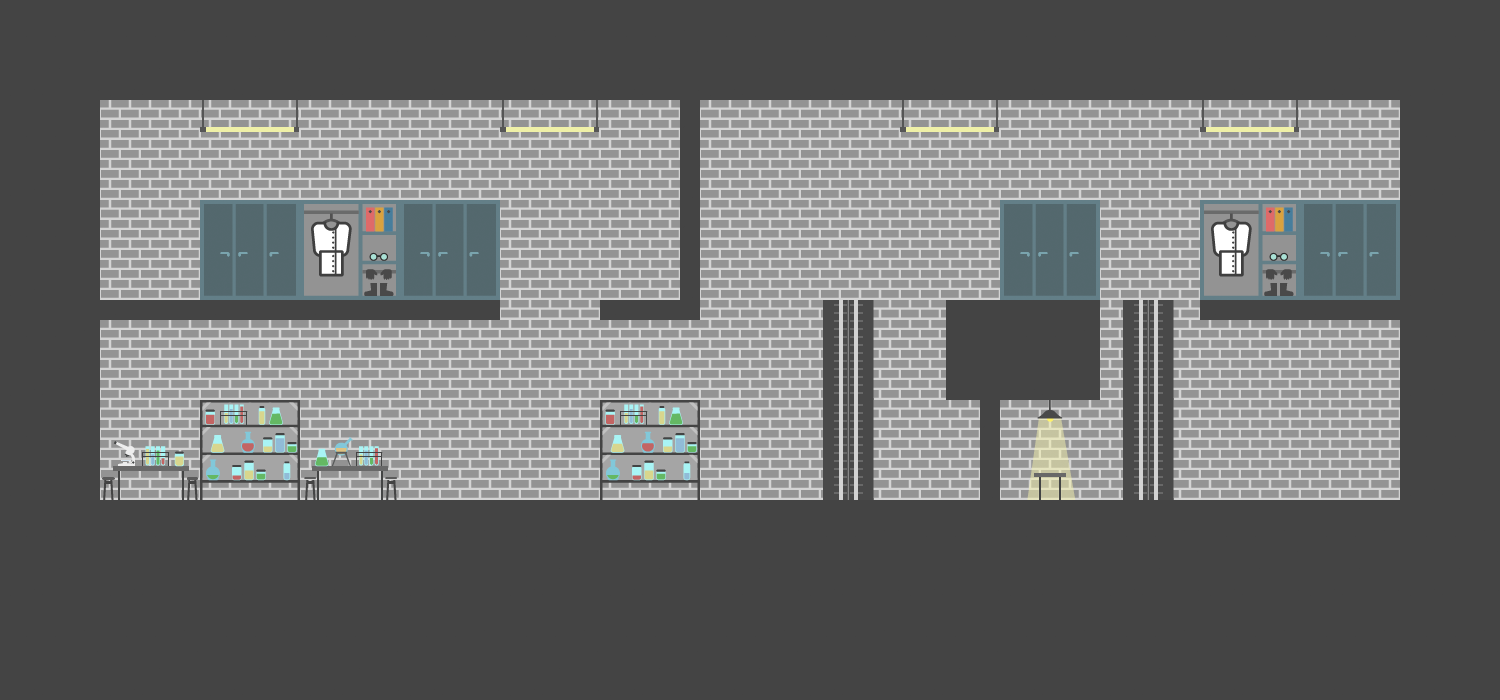

This is a level from a 2D game, rendered from its Tiled map with the project's own tilesets. A one-line summary and the map file follow, with tile-layer data summarised:
An orthogonal 15x7 tile map with 100x100 px tiles, 2 tile layers (Fond, Solide) and 6 objects (2x verticalPlatform, Start, Item, endLevelLift, alien).

<map version="1.0" orientation="orthogonal" renderorder="right-down" width="15" height="7" tilewidth="100" tileheight="100" nextobjectid="12">
 <tileset firstgid="1" name="ElementsTiles-01-01.png" tilewidth="100" tileheight="100">
  <image source="ElementsTiles-01-01.png" width="1300" height="300" />
 </tileset>
 <layer name="Fond" width="15" height="7">
  <data>[105 cells, 52 non-empty, 9 distinct tile ids]</data>
 </layer>
 <layer name="Solide" width="15" height="7">
  <data>[105 cells, 65 non-empty, 4 distinct tile ids]</data>
 </layer>
 <objectgroup name="Objets">
  <object id="1" name="Start" x="104.997" y="194" width="88" height="106" />
  <object id="3" name="verticalPlatform" x="793" y="300" width="110" height="200">
   <properties>
    <property name="moveUpFirst" value="1" />
    <property name="movementDuration" value="3" />
    <property name="x_limit" value="802" />
    <property name="y_limit" value="430" />
   </properties>
  </object>
  <object id="5" name="verticalPlatform" x="1101" y="300" width="98" height="200">
   <properties>
    <property name="moveUpFirst" value="0" />
    <property name="movementDuration" value="3" />
    <property name="x_limit" value="1102" />
    <property name="y_limit" value="200" />
   </properties>
  </object>
  <object id="6" name="uranium" type="Item" x="1034.5" y="440.5" width="29" height="29">
   <ellipse />
  </object>
  <object id="7" name="endLevelLift" x="1280" y="378" width="105" height="122">
   <properties>
    <property name="nextLevel" value="_Level02_v1_100px" />
   </properties>
  </object>
  <object id="11" name="alien1" type="alien" x="946.448" y="259.53" width="59.1045" height="36.9403">
   <properties>
    <property name="moveX" value="100" />
   </properties>
  </object>
 </objectgroup>
</map>
